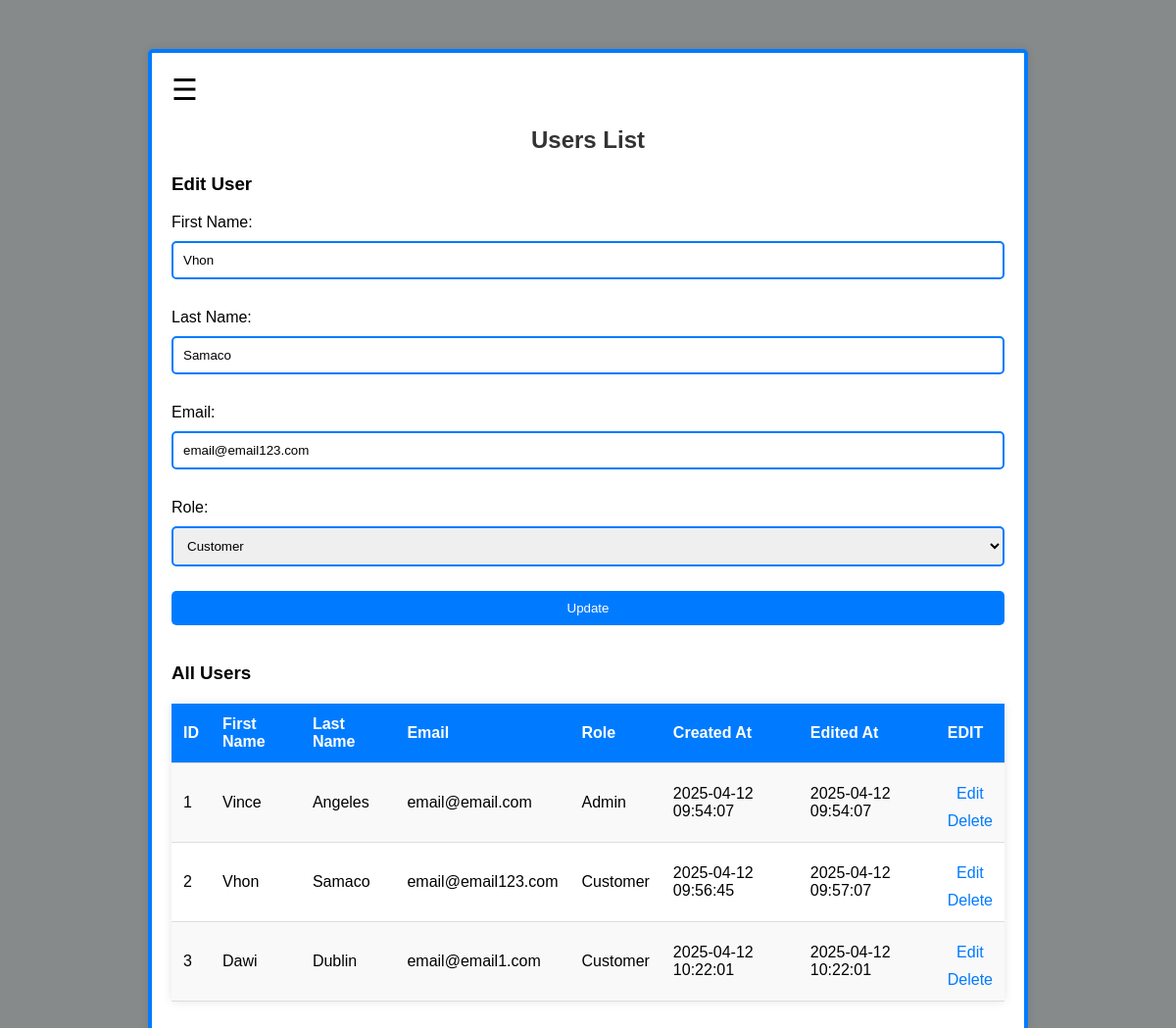
The page /users.php?edit_id=2 (signed in) on the database its author committed.
### tables this page shows
CREATE TABLE `users1` (
  `id` int(11) NOT NULL,
  `firstname` varchar(50) NOT NULL,
  `lastname` varchar(50) NOT NULL,
  `email` varchar(100) NOT NULL,
  `password` varchar(255) NOT NULL,
  `created_at` timestamp NOT NULL DEFAULT current_timestamp(),
  `edited_at` timestamp NOT NULL DEFAULT current_timestamp() ON UPDATE current_timestamp(),
  `role` enum('Admin','Customer') DEFAULT NULL
);

### users.php (the view, shortened to what this page needs)
<?php
include 'connection.php';
if (isset($_GET['edit_id'])) {
    $edit_id = $_GET['edit_id'];
    $stmt = $conn->prepare("SELECT firstname, lastname, email, created_at, edited_at, role FROM users1 WHERE id = ?");
    $stmt->bind_param("i", $edit_id);
    $stmt->execute();
    $result = $stmt->get_result();
    $user = $result->fetch_assoc();
}
$query = "SELECT id, firstname, lastname, email, role, created_at, edited_at FROM users1";
$result = $conn->query($query);
?>
<!DOCTYPE html>
<html lang="en">
<head>
    <link rel="stylesheet" type="text/css" href="styles.css">
</head>
<body>
    <div class="container large-container">
        <span style="font-size:30px;cursor:pointer" onclick="openNav()">&#9776;</span>
        <h2>Users List</h2>
        <?php if (isset($user)): ?>
            <h3>Edit User</h3>
            <form method="POST" action="">
                <label>First Name:</label>
                <input type="text" name="firstname" value="<?php echo htmlspecialchars($user['firstname']); ?>" required>
                <label>Last Name:</label>
                <input type="text" name="lastname" value="<?php echo htmlspecialchars($user['lastname']); ?>" required>
                <label>Email:</label>
                <input type="email" name="email" value="<?php echo htmlspecialchars($user['email']); ?>" required>
                <label>Role:</label>
                <select name="role" required>
                        <option value="Customer" <?php echo ($user['role'] === 'Customer') ? 'selected' : ''; ?>>Customer</option>
                </select>
                <input type="submit" name="update" value="Update">
            </form>
        <?php endif; ?>
        <h3>All Users</h3>
        <table>
            <tr>
                <th>ID</th>
                <th>First Name</th>
                <th>Last Name</th>
                <th>Email</th>
                <th>Role</th>
		        <th>Created At</th>
                <th>Edited At</th>
                <th>EDIT</th>
            </tr>
            <?php while ($row = $result->fetch_assoc()): ?>
            <tr>
                <td><?php echo htmlspecialchars($row['id']); ?></td>
                <td><?php echo htmlspecialchars($row['firstname']); ?></td>
                <td><?php echo htmlspecialchars($row['lastname']); ?></td>
                <td><?php echo htmlspecialchars($row['email']); ?></td>
                <td><?php echo htmlspecialchars($row['role']); ?></td>
                <td><?php echo htmlspecialchars($row['created_at']); ?></td>
                <td><?php echo htmlspecialchars($row['edited_at']); ?></td>
                <td>
                <a href="users.php?edit_id=<?php echo $row['id']; ?>">Edit</a>
                <a href="users.php?delete_id=<?php echo $row['id']; ?>" onclick="return confirm('Are you sure you want to remove this User?');">Delete</a>
                </td>
            </tr>
            <?php endwhile; ?>
        </table>
    </div>
</body>
</html>

### styles.css (style rules this page uses)
body { font-family: Arial, sans-serif; background-color: #878a8b ; margin: 0; padding: 0; }
.container { width: 300px; margin: 50px auto; padding: 20px; background: white; border-radius: 5px; box-shadow: 0 0 10px rgba(0, 0, 0, 0.1); border: 4px solid #007bff; }
.large-container { width: 850px; margin: 50px auto; padding: 20px; background: white; border-radius: 5px; box-shadow: 0 0 10px rgba(0, 0, 0, 0.1); border: 4px solid #007bff; }
h2 { text-align: center; color: #333; }
label { display: block; margin: 10px 0 5px; }
input[type="text"], input[type="email"], input[type="password"], input[type="submit"], input[type="number"], textarea, select { width: 100%; padding: 10px; margin: 5px 0 20px; border: 2px solid #007bff; border-radius: 5px; box-sizing: border-box; }
input[type="submit"] { background-color: #007bff; color: white; border: none; cursor: pointer; }
a { text-align: center; display: block; margin-top: 10px; color: #007bff; text-decoration: none; }
table { width: 100%; border-collapse: collapse; margin: 20px 0; box-shadow: 0 0 10px rgba(0, 0, 0, 0.1); }
th, td { padding: 12px; text-align: left; border-bottom: 1px solid #ddd; }
th { background-color: #007bff; color: white; font-weight: bold; }
tr:nth-child(even) { background-color: #f9f9f9; }
tr:nth-child(odd) { background-color: #ffffff; }

### rows shown on the page
users1: firstname "Vhon", lastname "Samaco", email "email@email123.com", role "Customer", id "2", created_at "2025-04-12 09:56:45", edited_at "2025-04-12 09:57:07"
users1: id "1", firstname "Vince", lastname "Angeles", email "email@email.com", role "Admin", created_at "2025-04-12 09:54:07", edited_at "2025-04-12 09:54:07"
users1: id "3", firstname "Dawi", lastname "Dublin", email "email@email1.com", role "Customer", created_at "2025-04-12 10:22:01", edited_at "2025-04-12 10:22:01"
